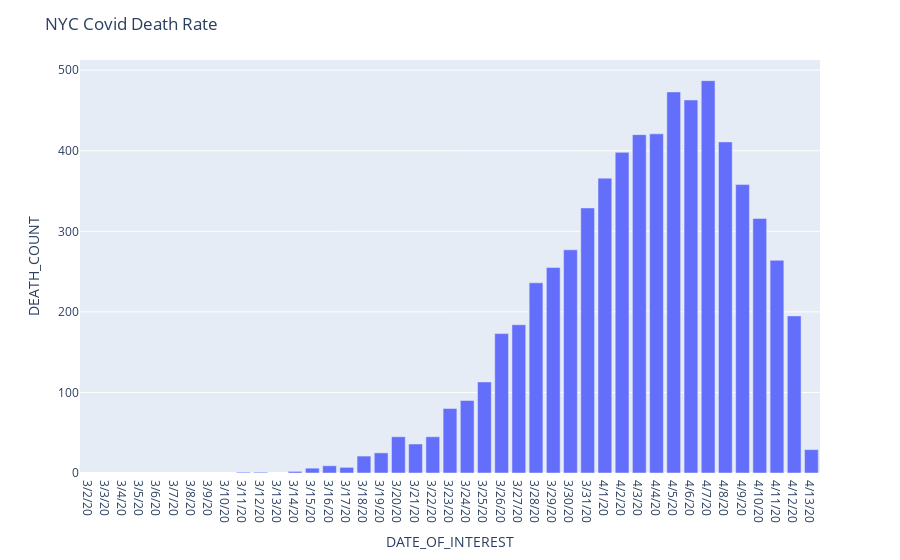

The cell this chart's notebook holds for it:
### Code cell
plot_rate(mod_chd,"DATE_OF_INTEREST","DEATH_COUNT", "NYC Covid Death Rate")

### Figure 1 — Plotly figure (JSON) as saved in the notebook; plotly's stock layout.template omitted (floating-point values rounded to 4 significant figures)
{"data": [{"alignmentgroup": "True", "hovertemplate": "DATE_OF_INTEREST=%{x}<br>DEATH_COUNT=%{y}<extra></extra>", "legendgroup": "", "marker": {"color": "#636efa"}, "name": "", "offsetgroup": "", "orientation": "v", "showlegend": false, "textposition": "auto", "type": "bar", "x": ["3/2/20", "3/3/20", "3/4/20", "3/5/20", "3/6/20", "3/7/20", "3/8/20", "3/9/20", "3/10/20", "3/11/20", "3/12/20", "3/13/20", "3/14/20", "3/15/20", "3/16/20", "3/17/20", "3/18/20", "3/19/20", "3/20/20", "3/21/20", "3/22/20", "3/23/20", "3/24/20", "3/25/20", "3/26/20", "3/27/20", "3/28/20", "3/29/20", "3/30/20", "3/31/20", "4/1/20", "4/2/20", "4/3/20", "4/4/20", "4/5/20", "4/6/20", "4/7/20", "4/8/20", "4/9/20", "4/10/20", "4/11/20", "4/12/20", "4/13/20"], "xaxis": "x", "y": [null, null, null, null, null, null, null, null, null, 1, 1, null, 2, 6, 9, 7, 21, 25, 45, 36, 45, 80, 90, 113, 173, 184, 236, 255, 277, 329, 366, 398, 420, 421, 473, 463, 487, 411, 358, 316, 264, 195, 29], "yaxis": "y"}], "layout": {"barmode": "relative", "legend": {"tracegroupgap": 0}, "margin": {"t": 60}, "title": {"text": "NYC Covid Death Rate"}, "xaxis": {"anchor": "y", "domain": [0, 1], "title": {"text": "DATE_OF_INTEREST"}}, "yaxis": {"anchor": "x", "domain": [0, 1], "title": {"text": "DEATH_COUNT"}}}}
